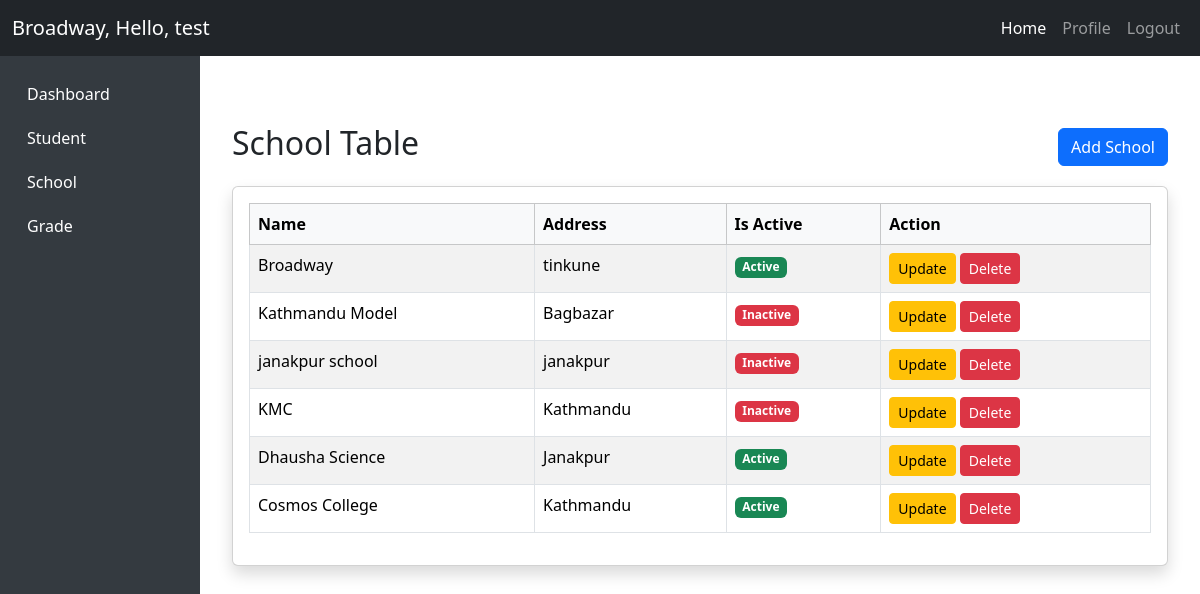
/home/school (signed in), run on an earlier commit of the app's database.
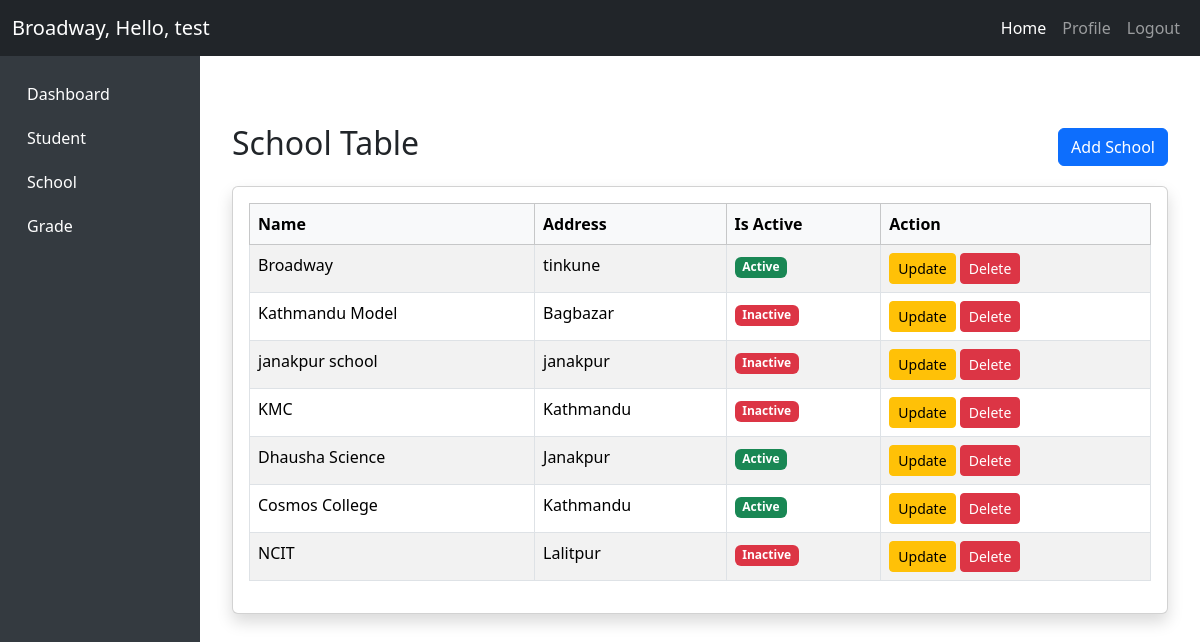
And on a later commit of the database.
### home/models.py (models this page shows, shortened)
class School(models.Model):
    name = models.CharField(max_length=50, verbose_name="School Name")
    school_unique_code = models.CharField(max_length=20,unique=True, help_text="add unique value", verbose_name="School code")
    address = models.CharField(max_length=30)
    is_active  = models.BooleanField(default=False)
    created_at = models.DateTimeField(auto_now_add=True)
    updated_at = models.DateTimeField(auto_now=True)

### home/views.py (the view)
# urls.py: path("school", school_list, name="school-list"),
@login_required()
def school_list(request):
    school = School.objects.all()
    return render(request, 'school/school.html', {"school":school})

### home/templates/school/school.html (shortened to what this page needs)
{% extends "base/base.html" %}
{% block maincontent %}
<div class="container mt-5">
    <div class="d-flex justify-content-between align-items-center mb-3">
        <h2>School Table</h2>
        <a href="{% url 'home:school-create' %}" class="btn btn-primary">
            Add School
        </a>
    </div>
    <div class="card shadow">
        <div class="card-body">
            <table class="table table-bordered table-striped table-hover">
                <thead class="table-light">
                    <tr>
                        <th>Name</th>
                        <th>Address</th>
                        <th>Is Active</th>
                        <th>Action</th>
                    </tr>
                </thead>
                <tbody>
                    {% for i in school %}
                        <tr>
                            <td>{{ i.name }}</td>
                            <td>{{ i.address }}</td>
                            <td>
                                {% if i.is_active %}
                                    <span class="badge bg-success">Active</span>
                                {% else %}
                                    <span class="badge bg-danger">Inactive</span>
                                {% endif %}
                            </td>
                            <td>
                                <a href="{% url 'home:school-update' i.id %}" class="btn btn-sm btn-warning">
                                    Update
                                </a>
                                <a href="{% url 'home:school-delete' i.id %}" class="btn btn-sm btn-danger">
                                    Delete
                                </a>
                            </td>
                        </tr>
                    {% endfor %}
                </tbody>
            </table>
        </div>
    </div>
</div>{% endblock  %}

What changed in the data, as far as the page shows it:
added School: name "NCIT", address "Lalitpur", is_active "Inactive"
